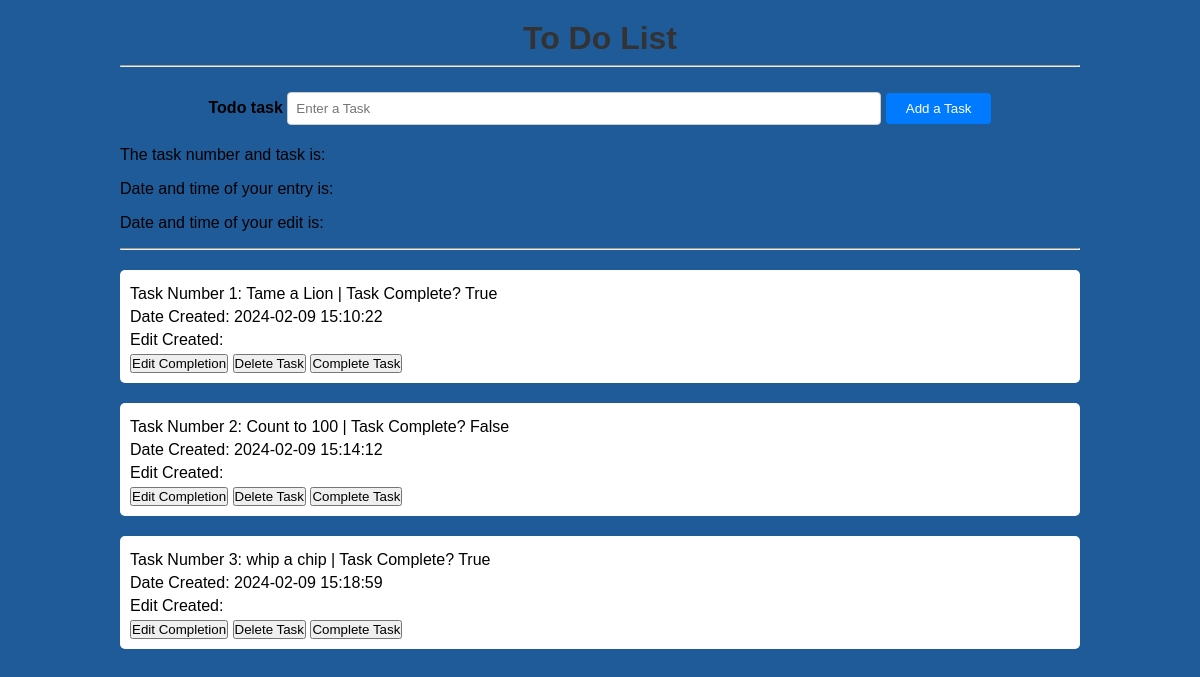
The page / on the database its author committed.
### website/models.py (models this page shows)
class Todo(db.Model):
    id = db.Column(db.Integer, primary_key = True)
    task = db.Column(db.String(300), unique = True)
    complete = db.Column(db.Boolean, default = False)
    date_created = db.Column (db.DateTime, server_default=func.now ())

### website/views.py (the view)
@my_view.route("/")
def home():
    todo_list = Todo.query.all()
    message = request.args.get("message", None)
    return render_template("page1.html", todo_list = todo_list, message = message)

### website/templates/page1.html (shortened to what this page needs)
<!DOCTYPE html>
<html lang="en">
<head>
    <link rel="stylesheet" type="text/css" href="{{ url_for('static',filename='style.css') }}">
</head>
<body>
    <div class="container">
        <h1>To Do List</h1>
        <hr>
        <form action="/add" method="post">
            <div>
                <label>Todo task</label>
                <input type="text" name="task" placeholder="Enter a Task">
                <button type="submit">Add a Task</button>
            </div>
        </form>
        <P>The task number and task is:</P>
        <p>Date and time of your entry is: {{ datetime }}</p>
        <p>Date and time of your edit is: {{ datetime }}</p>
        <hr>
        {% for todo in todo_list %}
        <div class="task" id="task{{ todo.id }}">
            <p>Task Number {{ todo.id }}: {{ todo.task }} | Task Complete? <span id="complete{{ todo.id }}">{{ todo.complete }}</span></p>
            <p>Date Created: {{ todo.date_created }}</p>
            <p>Edit Created: {{ todo.Edit_created }}</p>
            <button onclick="toggleCompletion({{ todo.id }})">Edit Completion</button>
            <button onclick="deleteTask({{ todo.id }})">Delete Task</button>
            <button onclick="completeTask({{ todo.id }})">Complete Task</button>
        </div>
        {% endfor %}
    </div>
</body>
</html>

### website/static/style.css (style rules this page uses)
body, h1, form, label, input, button { margin: 0; padding: 0; }
body { background-color: #1f5b98; font-family: Arial, sans-serif; }
.container { width: 80%; margin: 0 auto; }
h1 { text-align: center; margin-top: 20px; color: #333; }
form { text-align: center; margin-top: 20px; }
label { font-weight: bold; }
input[type="text"] { width: 60%; padding: 8px; margin: 5px 0; border: 1px solid #ccc; border-radius: 4px; }
button[type="submit"] { padding: 8px 20px; background-color: #007bff; color: #fff; border: none; border-radius: 4px; cursor: pointer; }
.task { margin-top: 20px; background-color: #fff; padding: 10px; border-radius: 5px; }
.task p { margin: 5px 0; }

### rows shown on the page
Todo: id "1", task "Tame a Lion", complete "True", date_created "2024-02-09 15:10:22"
Todo: id "2", task "Count to 100", complete "False", date_created "2024-02-09 15:14:12"
Todo: id "3", task "whip a chip", complete "True", date_created "2024-02-09 15:18:59"
